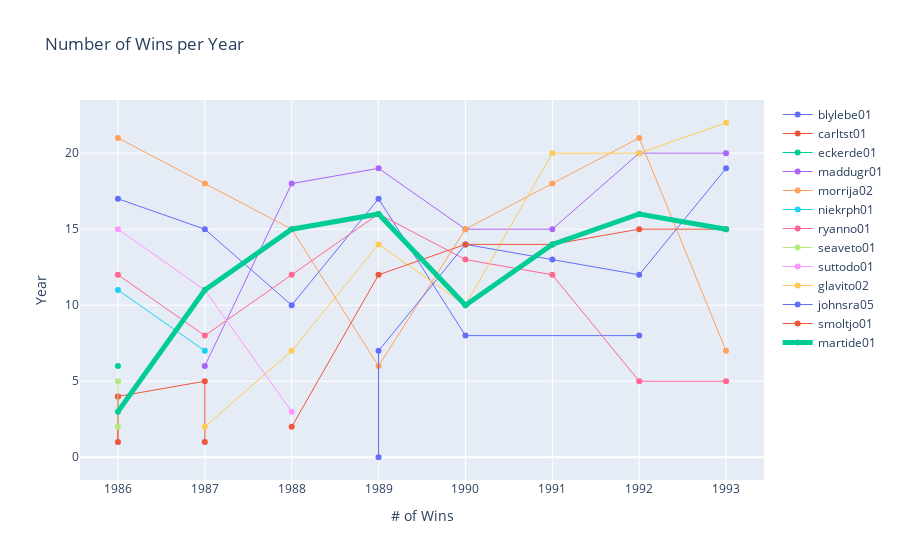

Source (notebook cell):
### Code cell
fig = go.Figure()

for player_id in unique_player_ids:
    stats = combined_stats[combined_stats.playerID == player_id]
    linewidth = 1.0
    if player_id == 'martide01':
        linewidth = 5.0
    fig.add_trace(go.Scatter(
        x=stats.yearID,
        y=stats.W,
        name=player_id,
        mode="lines+markers",
        line=dict(width=linewidth)
    ))

fig.update_layout(title="Number of Wins per Year", xaxis_title="# of Wins", yaxis_title="Year")
fig.show()

### Figure 1 — Plotly figure (JSON) as saved in the notebook; plotly's stock layout.template omitted (floating-point values rounded to 4 significant figures)
{"data": [{"line": {"width": 1}, "mode": "lines+markers", "name": "blylebe01", "type": "scatter", "x": [1986, 1987, 1988, 1989, 1990, 1992], "y": [17, 15, 10, 17, 8, 8]}, {"line": {"width": 1}, "mode": "lines+markers", "name": "carltst01", "type": "scatter", "x": [1986, 1986, 1986, 1987, 1987], "y": [4, 1, 4, 5, 1]}, {"line": {"width": 1}, "mode": "lines+markers", "name": "eckerde01", "type": "scatter", "x": [1986], "y": [6]}, {"line": {"width": 1}, "mode": "lines+markers", "name": "maddugr01", "type": "scatter", "x": [1987, 1988, 1989, 1990, 1991, 1992, 1993], "y": [6, 18, 19, 15, 15, 20, 20]}, {"line": {"width": 1}, "mode": "lines+markers", "name": "morrija02", "type": "scatter", "x": [1986, 1987, 1988, 1989, 1990, 1991, 1992, 1993], "y": [21, 18, 15, 6, 15, 18, 21, 7]}, {"line": {"width": 1}, "mode": "lines+markers", "name": "niekrph01", "type": "scatter", "x": [1986, 1987], "y": [11, 7]}, {"line": {"width": 1}, "mode": "lines+markers", "name": "ryanno01", "type": "scatter", "x": [1986, 1987, 1988, 1989, 1990, 1991, 1992, 1993], "y": [12, 8, 12, 16, 13, 12, 5, 5]}, {"line": {"width": 1}, "mode": "lines+markers", "name": "seaveto01", "type": "scatter", "x": [1986, 1986], "y": [2, 5]}, {"line": {"width": 1}, "mode": "lines+markers", "name": "suttodo01", "type": "scatter", "x": [1986, 1987, 1988], "y": [15, 11, 3]}, {"line": {"width": 1}, "mode": "lines+markers", "name": "glavito02", "type": "scatter", "x": [1987, 1988, 1989, 1990, 1991, 1992, 1993], "y": [2, 7, 14, 10, 20, 20, 22]}, {"line": {"width": 1}, "mode": "lines+markers", "name": "johnsra05", "type": "scatter", "x": [1989, 1989, 1990, 1991, 1992, 1993], "y": [0, 7, 14, 13, 12, 19]}, {"line": {"width": 1}, "mode": "lines+markers", "name": "smoltjo01", "type": "scatter", "x": [1988, 1989, 1990, 1991, 1992, 1993], "y": [2, 12, 14, 14, 15, 15]}, {"line": {"width": 5}, "mode": "lines+markers", "name": "martide01", "type": "scatter", "x": [1986, 1987, 1988, 1989, 1990, 1991, 1992, 1993], "y": [3, 11, 15, 16, 10, 14, 16, 15]}], "layout": {"title": {"text": "Number of Wins per Year"}, "xaxis": {"title": {"text": "# of Wins"}}, "yaxis": {"title": {"text": "Year"}}}}
